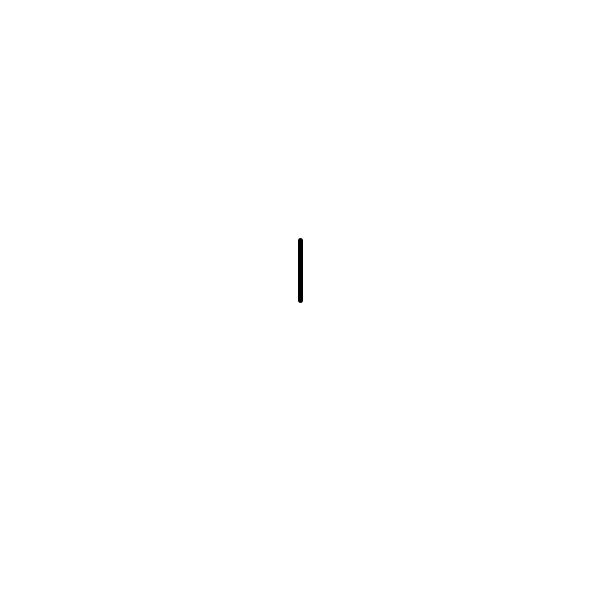
Frame 1 (no input)
Frame 60 (the mouse pressed at the canvas centre just before this capture): identical to frame 1, image omitted
Frame 120 (the mouse held since frame 60 and released just before this capture): identical to frame 1, image omitted

The Processing sketch that drew this single still picture (run headless with seeded random() and noise(); from frame 60 on, the mouse is pressed at the canvas centre):

// Processing sketch: vectorNote
// ── vectorNote.pde

PVector position;
PVector direction;

float angularSpeed = 0.01;

void setup() {
    frameRate(120);
    size(600, 600);
    position = new PVector(width/2, height/2);
    direction = new PVector(0, -1);
}

void draw() {
    background(255);

    stroke(0);
    strokeWeight(5);

    direction.setMag(width/10);
    //direction.rotate(angularSpeed);

    line(position.x, position.y, position.x+direction.x, position.y+direction.y);
}

void keyPressed() {
    if(keyCode == RIGHT){
        direction.rotate(angularSpeed);
    }else if(keyCode == LEFT){
        direction.rotate(-angularSpeed);
    }
}
